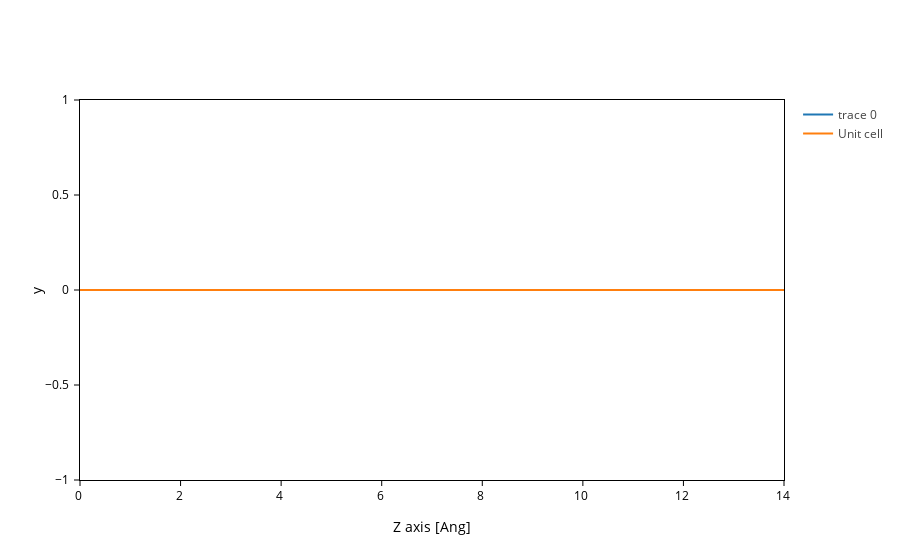

Write notebook code for a chart like this one.
### Code cell
grid1=Grid((100,100,100),geometry=molec)
grid1.fill(0)
grid1.plot() #punts en que ens dividira la x
